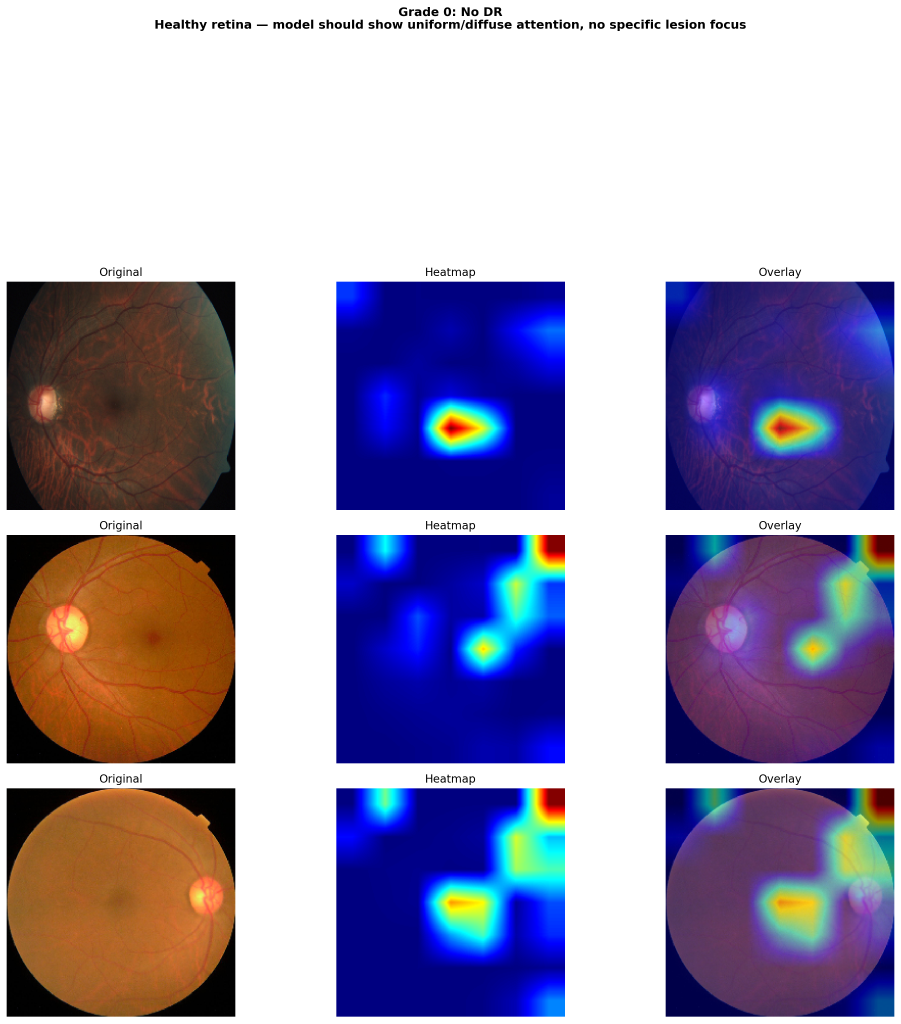
#> input picture saved/exp2_resnet50/gradcam/gradcam_grade_0_detail.png, 2702 x 3070 px (shown at 1/3 size)
$ python -i preprocess_grade_aware_aug.py   (imports and definitions only)
#> lines starting #> are read from the running program, lines starting #| are printed output that depends on the picture; after the words box and inside, x2 and y2 are one past the last pixel; in counts of white or black regions, pixels touching at a corner belong together
"""
preprocess_v3.py -- APTOS 2019 Blindness Detection preprocessing pipeline
=========================================================================

Research-backed pipeline. Replaces v2 which had several bugs (wrong Ben
Graham formula, color-destroying z-score normalization, no fundus crop,
HSV-CLAHE instead of the literature-standard LAB-CLAHE, 224x224 too small
to preserve microaneurysms).

Pipeline order (each step is documented with its source):

    raw RGB image
        |
        v
    1. crop_fundus()        -- remove black border around the retina
        |                     (Biomedical & Pharmacology J., 2017;
        |                      every APTOS paper does this first)
        v
    2. resize INTER_LANCZOS4 -- preserves small lesion detail better
        |                      than INTER_LINEAR (V5.2 working code)
        v
    3. ben_graham()         -- Graham, Kaggle DR 2015 winner.
        |                     `cv2.addWeighted(img,4,blur,-4,128)`
        |                     Subtracts local mean colour, maps to mid grey.
        |                     Macsik et al. (IET Image Proc., 2024);
        |                     DR-NASNet (MDPI Diagnostics, 2023).
        v
    4. clahe_lab()          -- CLAHE on L channel of CIELAB.
        |                     Preserves colour, normalises perceived
        |                     contrast. Macsik et al. 2024;
        |                     filipmu Kaggle reference impl.
        v
    5. apply_circle_mask()  -- zero out corners outside the FOV so the
                              network never sees border artefacts.

This is the same pipeline as your friend's V5.2 (which reached raw QWK
0.85). The augmentation block is also taken from V5.2 with the broken
albumentations 2.x calls fixed.

Inputs / outputs
----------------
    data/raw/train_images/*.png      (original APTOS files)
    data/raw/train.csv               (id_code, diagnosis)

    data/processed/train_images/*.png   (preprocessed, on disk)
    data/processed/train_balanced.csv   (oversampled label list)

Usage
-----
    from preprocess_v3 import (
        preprocess_and_cache,
        create_balanced_train_dataframe,
        get_train_augmentation_mild,
        get_train_augmentation_strong,
        get_val_augmentation,
        verify_preprocessing,
        verify_augmentation,
    )

    # one-time: preprocess the whole train set to data/processed/
    preprocess_and_cache(
        raw_dir='data/raw/train_images',
        cache_dir='data/processed/train_images',
        df=pd.read_csv('data/raw/train.csv'),
        method='hybrid',
        image_size=512,
    )

    # build a balanced label CSV for the sampler
    bal_df = create_balanced_train_dataframe(
        train_df=pd.read_csv('data/raw/train.csv'),
        strategy='oversample',
        target_per_class=1000,
    )
    bal_df.to_csv('data/processed/train_balanced.csv', index=False)

    # in your Dataset.__getitem__, load from data/processed/ and apply:
    #   img = get_train_augmentation_strong()(image=img)['image']
"""

from __future__ import annotations

import os
import cv2
import numpy as np
import pandas as pd
import albumentations as A
from albumentations.pytorch import ToTensorV2
from pathlib import Path
from typing import Optional


# ============================================================================
#  DEFAULT PATHS -- edit if your layout differs
# ============================================================================

DEFAULT_RAW_DIR        = 'data/raw/train_images'
DEFAULT_RAW_CSV        = 'data/raw/train.csv'
DEFAULT_PROCESSED_DIR  = 'data/processed/train_images'
DEFAULT_BALANCED_CSV   = 'data/processed/train_balanced.csv'

DEFAULT_IMAGE_SIZE     = 512    # 512 strongly recommended for grading.
                                # Use 384 if VRAM-limited, never below 256.

# ImageNet stats for transfer-learning normalisation (ResNet/EffNet/ViT)
IMAGENET_MEAN = [0.485, 0.456, 0.406]
IMAGENET_STD  = [0.229, 0.224, 0.225]


# ============================================================================
#  CORE PREPROCESSING FUNCTIONS
#  Each is small and unit-testable on its own.
# ============================================================================

def crop_fundus(img: np.ndarray, threshold: int = 7) -> np.ndarray:
    """
    Crop the black background around the circular retina.

    Uses the green channel (which has the strongest fundus signal -- see
    Stage-Aware DR ordinal regression paper, arXiv 2511.14398, 2025) and
    finds the tight bounding box around pixels brighter than `threshold`.

    If the image is somehow all dark, returns it unchanged.
    """
    if img.ndim != 3:
        return img
    gray = img[:, :, 1]                       # green channel
    mask = gray > threshold
    rows = np.any(mask, axis=1)
    cols = np.any(mask, axis=0)
    if not rows.any() or not cols.any():
        return img
    r0, r1 = np.where(rows)[0][[0, -1]]
    c0, c1 = np.where(cols)[0][[0, -1]]
    return img[r0:r1 + 1, c0:c1 + 1]


def pad_to_square(arr: np.ndarray) -> np.ndarray:
    """
    Symmetrically pad the shorter axis so the array is square.

    3-channel images: BORDER_REPLICATE -- the edge row/column of the fundus
    is mirrored outward.  Ben Graham's Gaussian blur then sees a smooth
    continuation of the dark camera vignetting rather than a sharp step to
    black, which eliminates the bright halo that constant-black fill creates.
    The replicated content is zeroed by the pixel-wise mask after all
    contrast processing, so it never reaches the model.

    2-D masks: zero fill -- padding area is always False (background).
    """
    h, w = arr.shape[:2]
    if h == w:
        return arr
    pad = abs(h - w)
    before = pad // 2
    after  = pad - before
    if arr.ndim == 3:
        if h < w:
            return cv2.copyMakeBorder(arr, before, after, 0, 0,
                                      cv2.BORDER_REPLICATE)
        else:
            return cv2.copyMakeBorder(arr, 0, 0, before, after,
                                      cv2.BORDER_REPLICATE)
    else:   # 2-D mask -- always zero
        canvas = np.zeros((max(h, w), max(h, w)), dtype=arr.dtype)
        y0 = (max(h, w) - h) // 2
        x0 = (max(h, w) - w) // 2
        canvas[y0:y0 + h, x0:x0 + w] = arr
        return canvas


def make_fundus_mask(img: np.ndarray, threshold: int = 10) -> np.ndarray:
    """
    Pixel-wise boolean mask: True where the image has eye content.

    Uses the maximum value across all three channels.  The camera background
    is pure black (or very near-black from JPEG noise) in every channel, so
    max_channel <= threshold reliably identifies non-fundus pixels.

    This mask is computed on the raw cropped image (before any contrast
    enhancement) so it reflects the original image boundaries exactly.
    After padding and resizing it is applied to zero out everything that
    was not part of the eye -- no geometric approximation, no forced circle.
    """
    return img.max(axis=2) > threshold


# [37 lines left out: functions make_circle_mask, apply_circle_mask, apply_soft_circle_mask, not called in this run]


def ben_graham(img: np.ndarray, sigmaX: int = 10) -> np.ndarray:
    """
    Ben Graham's contrast enhancement (Kaggle DR 2015 competition winner).

    `enhanced = 4*img - 4*Gaussian(img, sigma) + 128`

    This subtracts the local mean colour and re-centres at mid grey,
    which standardises lighting across cameras and amplifies fine-grained
    lesions (microaneurysms, hard exudates).

    Reference implementation: every paper in the lit review uses this exact
    formula -- see DR-NASNet (Diagnostics 2023), Macsik et al. (IET Image
    Processing 2024), Sensors 2023 (PMC10301863).
    """
    blurred = cv2.GaussianBlur(img, (0, 0), sigmaX)
    return cv2.addWeighted(img, 4, blurred, -4, 128)


# [19 lines left out: function clahe_lab, not called in this run]


def clahe_hsv(img: np.ndarray, clip_limit: float = 2.0,
              tile: int = 8) -> np.ndarray:
    """
    CLAHE on the V (value/brightness) channel of HSV colour space.

    This is the preprocessing used in the original preprocessed_hybrid cache
    that exp_v5 trained on.  It only changes brightness -- hue and saturation
    are completely untouched -- which produces a uniform brown-grey appearance
    without amplifying the warm orange colours at the fundus periphery that
    LAB-CLAHE makes more vivid.
    """
    hsv = cv2.cvtColor(img, cv2.COLOR_RGB2HSV)
    h, s, v = cv2.split(hsv)
    clahe = cv2.createCLAHE(clipLimit=clip_limit, tileGridSize=(tile, tile))
    v = clahe.apply(v)
    return cv2.cvtColor(cv2.merge([h, s, v]), cv2.COLOR_HSV2RGB)


def preprocess_full(img_bgr: np.ndarray, size: int = DEFAULT_IMAGE_SIZE,
                    sigmaX: int = 10, clahe_clip: float = 2.0) -> np.ndarray:
    """
    Full pipeline: crop -> Ben Graham -> pad-to-square -> resize -> LAB-CLAHE.

    Ben Graham runs BEFORE pad_to_square so its Gaussian blur never sees the
    black step-edge introduced by padding.  If Ben Graham ran after padding,
    the blur would average fundus pixels with the zero-padded corners and
    create bright halos at the fundus boundary.

    No circle mask at the end: the natural camera vignetting already provides
    a soft circular boundary.  A hard inscribed-circle cut is visually
    artificial and misaligns when the fundus fills less than the full square.
    """
    img = cv2.cvtColor(img_bgr, cv2.COLOR_BGR2RGB)
    img = crop_fundus(img)

    # Build pixel-wise mask from the raw cropped image before any
    # contrast processing changes pixel values.
    mask = make_fundus_mask(img)                         # (H, W) bool
    mask = pad_to_square(mask)                           # same geometry as img
    mask = cv2.resize(mask.astype(np.uint8), (size, size),
                      interpolation=cv2.INTER_NEAREST).astype(bool)

    img = pad_to_square(img)
    img = cv2.resize(img, (size, size), interpolation=cv2.INTER_LANCZOS4)
    img = ben_graham(img, sigmaX=sigmaX)
    img = np.clip(img, 0, 255).astype(np.uint8)
    img = clahe_hsv(img, clip_limit=clahe_clip)

    # Zero out everything that was originally background.
    img[~mask] = 0
    return img


# ============================================================================
#  PREPROCESSOR CLASSES -- drop-in replacements for v2 classes
# ============================================================================

class BenGrahamPreprocessor:
    """Crop + resize + correct Ben Graham + circle mask. No CLAHE."""

    def __init__(self, image_size: int = DEFAULT_IMAGE_SIZE, sigmaX: int = 10):
        self.image_size = image_size
        self.sigmaX = sigmaX

    # [18 lines left out: function process, not called in this run]


class CLAHEPreprocessor:
    """Crop + resize + LAB-CLAHE + circle mask. No Ben Graham."""

    # [22 lines left out: functions __init__, process, not called in this run]


class HybridPreprocessor:
    """
    RECOMMENDED. Crop + resize + Ben Graham + LAB-CLAHE + circle mask.

    This is the pipeline used in DR-NASNet (Diagnostics 2023) which reports
    that Ben Graham followed by CLAHE gives better classification than
    either alone, because Ben Graham normalises lighting first, then CLAHE
    refines local contrast on the already-balanced image.
    """

    # [14 lines left out: functions __init__, process, not called in this run]


# ============================================================================
#  AUGMENTATION PIPELINES
#  Two strengths (mild for healthy classes, strong for minority/diseased).
#  All include Normalize + ToTensorV2 so the output is a model-ready tensor.
# ============================================================================

class CircleMaskTransform(A.ImageOnlyTransform):
    """Re-applies the circle mask after geometric transforms shift content."""

    def __init__(self, p: float = 1.0):
        super().__init__(p=p)

    def apply(self, img: np.ndarray, **params) -> np.ndarray:
        return apply_circle_mask(img)

    def get_transform_init_args_names(self):
        return ()


# [150 lines left out: functions _spatial_block, _normalize_block, get_train_augmentation_mild, get_train_augmentation_moderate, get_train_augmentation_strong, not called in this run]


def get_val_augmentation():
    """Validation/test transform: only normalise + tensor. NO randomness."""
    return A.Compose(_normalize_block())


# ============================================================================
#  PREPROCESS-AND-CACHE  (data/raw  ->  data/processed)
# ============================================================================

# [318 lines left out: functions preprocess_and_cache, create_balanced_train_dataframe, verify_preprocessing, verify_augmentation, not called in this run]


# ============================================================================
#  CLI ENTRYPOINT
# ============================================================================

# [36 lines not run here, left out]

>>> import cv2
>>> picture = cv2.imread('saved/exp2_resnet50/gradcam/gradcam_grade_0_detail.png')
#> picture is the input picture: shape (3070, 2702, 3); mean B, G, R 177, 150.5, 157.3
>>> result = preprocess_full(picture)
#> in crop_fundus, `mask = gray > threshold`:
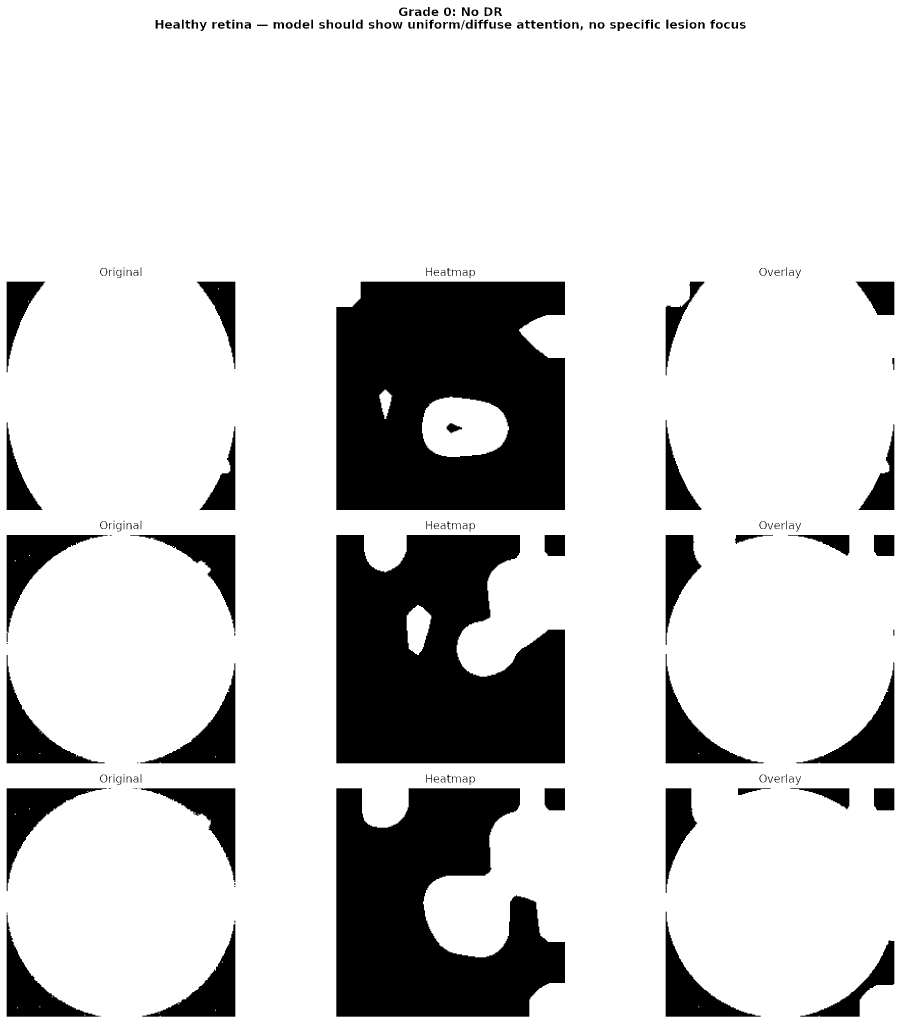
#> mask: shape (3070, 2702) bool (shown at 1/3 size); 81.4% white; 215 black regions (18 under 20 px), largest, box (x1, y1, x2, y2) and area: (1009, 845, 1695, 1530) 411658, (1009, 1605, 1695, 2290) 366748, (1009, 2365, 1695, 3050) 317741
#> in crop_fundus, `r0, r1 = np.where(rows)[0][[0, -1]]`: r0 = 0; r1 = 3069
#> in crop_fundus, `c0, c1 = np.where(cols)[0][[0, -1]]`: c0 = 0; c1 = 2701
#> in preprocess_full, `mask = cv2.resize(mask.astype(np.uint8), (size, size), interpolation=c..`:
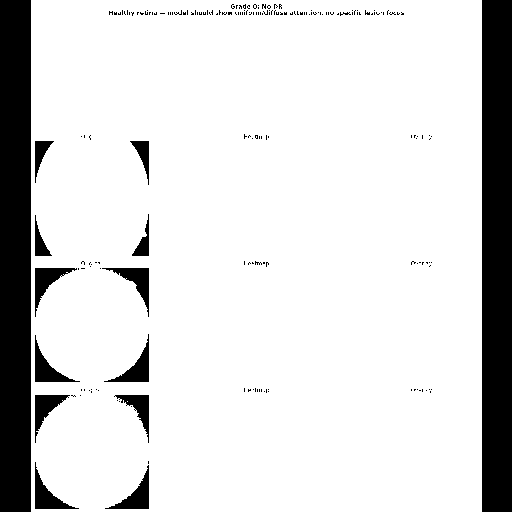
#> mask: shape (512, 512) bool; 85.4% white; 192 black regions (177 under 20 px), largest, box (x1, y1, x2, y2) and area: (0, 0, 31, 512) 15872, (482, 0, 512, 512) 15360, (35, 268, 77, 317) 660
#> in ben_graham, `blurred = cv2.GaussianBlur(img, (0, 0), sigmaX)`:
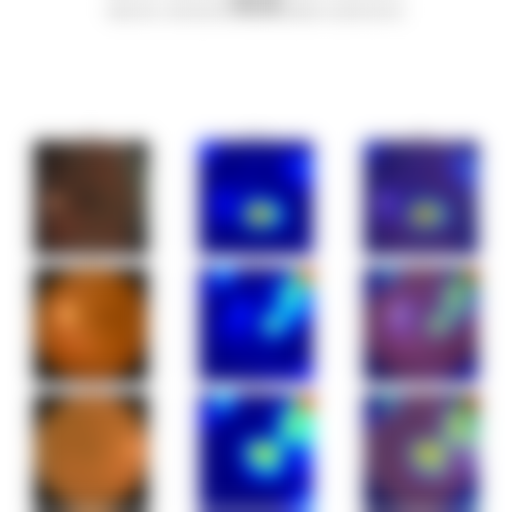
#> blurred: shape (512, 512, 3); mean R, G, B 169.2, 163.2, 186.5
#> in clahe_hsv, `h, s, v = cv2.split(hsv)`:
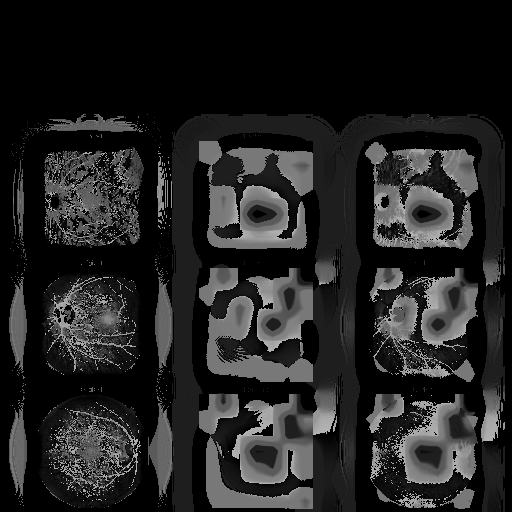
#> h: shape (512, 512); min 0, max 179, mean 34.3
#> in clahe_hsv, `h, s, v = cv2.split(hsv)`:
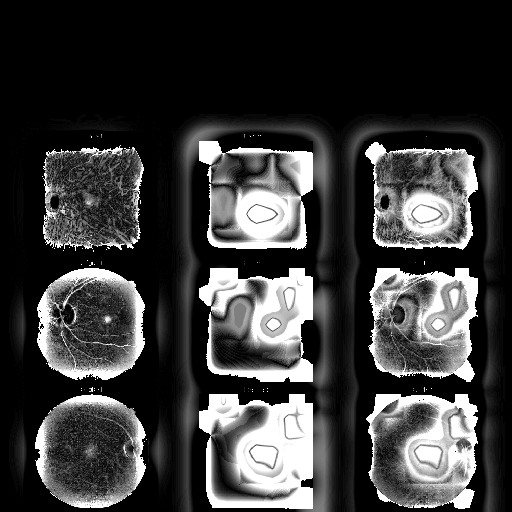
#> s: shape (512, 512); min 0, max 255, mean 58.1
#> in clahe_hsv, `h, s, v = cv2.split(hsv)`:
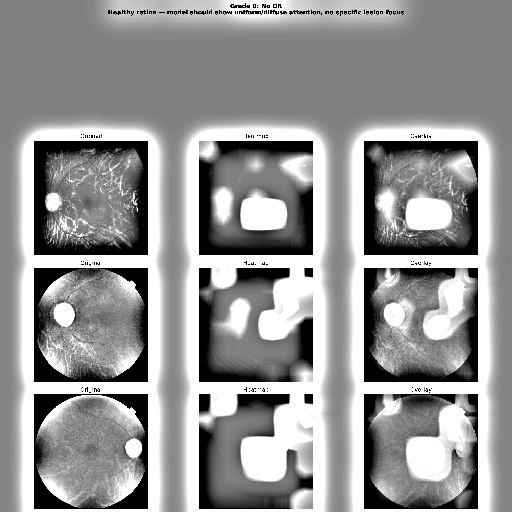
#> v: shape (512, 512); min 0, max 255, mean 148
#> in preprocess_full, `img[~mask] = 0`:
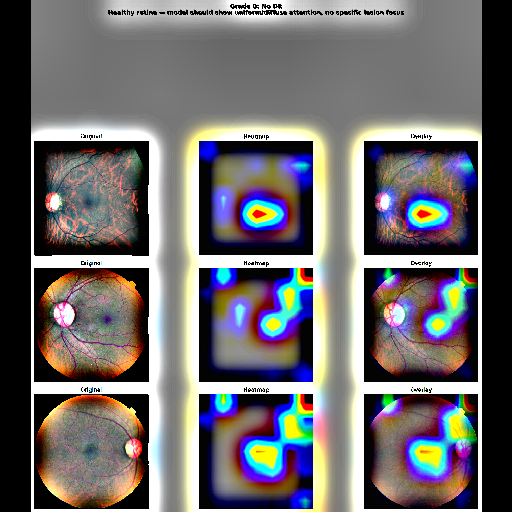
#> img: shape (512, 512, 3); mean R, G, B 110, 106.6, 108.1
